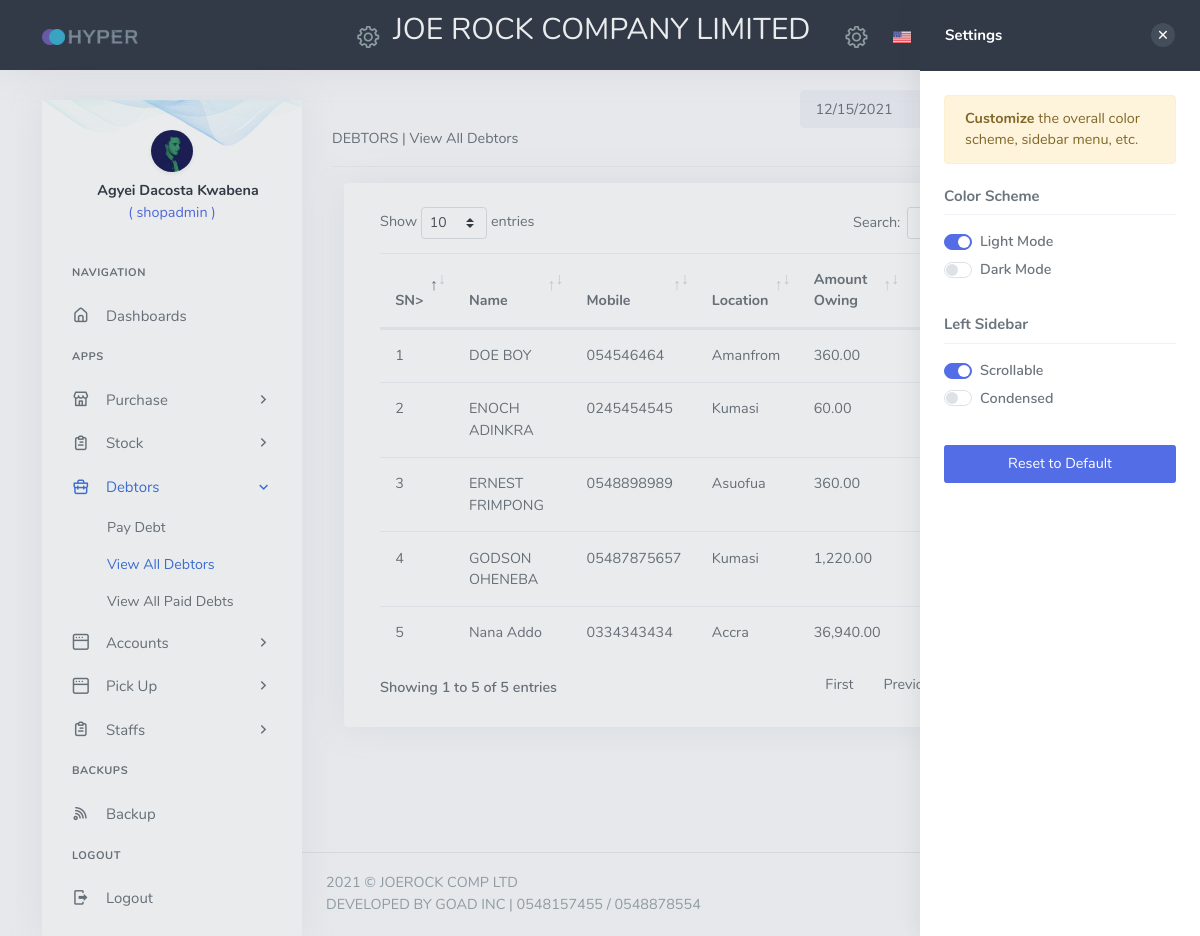
/.login-success.view.all.debtors.java.css.js.app.xml.paydac (signed in), run on an earlier commit of the app's database.
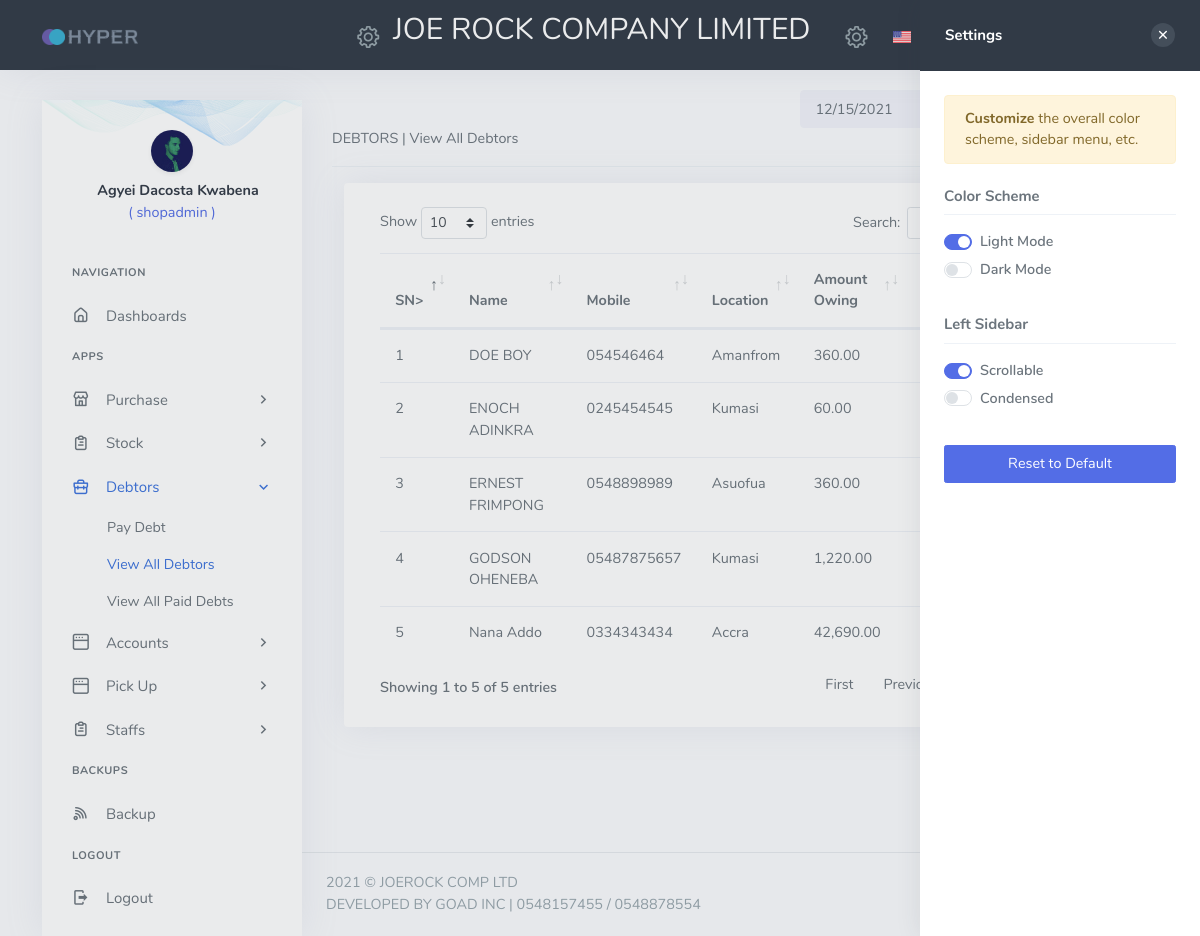
And on a later commit of the database.
### tables this page shows
CREATE TABLE `debtors_list` (
  `id` int(11) NOT NULL AUTO_INCREMENT,
  `customerID` varchar(50) NOT NULL,
  `name` varchar(200) NOT NULL,
  `mobile` varchar(15) NOT NULL,
  `location` varchar(50) NOT NULL,
  `amount_owing` float NOT NULL,
  `amount_paid` float NOT NULL,
  `balance` double NOT NULL,
  `active` varchar(3) NOT NULL DEFAULT 'yes',
  PRIMARY KEY (`id`)
);

### inc/Debts/view_all_debtors.php (the view, shortened to what this page needs)
<div class="content">
<?php include 'date_at_top.php'; ?>
<div class="page-title thePageTitle"> DEBTORS | View All Debtors</div>
<hr class="hr">
    <div class="container">
      <div class="row">
          <div class="col-12">
              <div class="card">
                <div class="card-body">
                    <div class="col-lg-12">
                <table id="alternative-page-datatable" class="display table  ">
                <thead>
                    <tr>
                        <th>SN></th>
                        <th>Name</th>
                        <th>Mobile</th>
                        <th>Location</th>
                        <th>Amount Owing</th>
                        <th>Amount Paid</th>
                        <th>Balance</th>
                    </tr>
                </thead>
                <tbody>
                <?php
                    $no = 1;
                $selDeb = mysqli_query($conn, "SELECT * FROM debtors_list WHERE active ='yes'   ORDER BY id DESC ");
                  if (mysqli_num_rows($selDeb) > 0) {
                   while ($gett = mysqli_fetch_assoc($selDeb)) {
                   $name = $gett["name"];
                   $mobile = $gett["mobile"];
                   $location = $gett["location"];
                   $amount_owing = $gett["amount_owing"];
                   $amount_paid = $gett["amount_paid"];
                   $current_balance = $gett["balance"];
                   $amount_owing = number_format($amount_owing, 2);
                   $amount_paid = number_format($amount_paid, 2);
                   $current_balance = number_format($current_balance, 2);
                   echo "
                    <tr>
                        <td>$no</td>
                        <td>$name</td>
                        <td>$mobile</td>
                        <td>$location</td>
                        <td>$amount_owing</td>
                        <td>$amount_paid</td>
                        <td>$current_balance</td>
                    </tr>
                   ";
                   $no++;
                }
                  } else {
                    echo "No Data Yet";
                  }
                 ?>
 </tbody>
            </table>
          </div>
              </div>
        </div>
      </div>
      </div>
   </div>
</div>

What changed in the data, as far as the page shows it:
changed debtors_list "Nana Addo": amount_owing "36,940.00" → "42,690.00"
